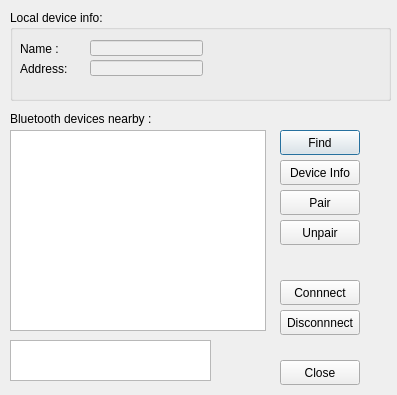
<?xml version="1.0" encoding="UTF-8"?>
<ui version="4.0">
 <class>BtConnector</class>
 <widget class="QDialog" name="BtConnector">
  <property name="geometry">
   <rect>
    <x>0</x>
    <y>0</y>
    <width>397</width>
    <height>395</height>
   </rect>
  </property>
  <property name="windowTitle">
   <string>Dialog</string>
  </property>
  <widget class="QListWidget" name="listDevicesNearby">
   <property name="geometry">
    <rect>
     <x>10</x>
     <y>130</y>
     <width>256</width>
     <height>201</height>
    </rect>
   </property>
  </widget>
  <widget class="QLabel" name="label">
   <property name="geometry">
    <rect>
     <x>10</x>
     <y>110</y>
     <width>161</width>
     <height>17</height>
    </rect>
   </property>
   <property name="text">
    <string>Bluetooth devices nearby :</string>
   </property>
  </widget>
  <widget class="QPushButton" name="buttonScan">
   <property name="geometry">
    <rect>
     <x>280</x>
     <y>130</y>
     <width>80</width>
     <height>25</height>
    </rect>
   </property>
   <property name="text">
    <string>Find</string>
   </property>
  </widget>
  <widget class="QPushButton" name="buttonPair">
   <property name="geometry">
    <rect>
     <x>280</x>
     <y>190</y>
     <width>80</width>
     <height>25</height>
    </rect>
   </property>
   <property name="text">
    <string>Pair</string>
   </property>
  </widget>
  <widget class="QPushButton" name="buttonDisconnect">
   <property name="geometry">
    <rect>
     <x>280</x>
     <y>310</y>
     <width>80</width>
     <height>25</height>
    </rect>
   </property>
   <property name="text">
    <string>Disconnnect</string>
   </property>
  </widget>
  <widget class="QPushButton" name="buttonRemoteDeviceInfo">
   <property name="geometry">
    <rect>
     <x>280</x>
     <y>160</y>
     <width>80</width>
     <height>25</height>
    </rect>
   </property>
   <property name="text">
    <string>Device Info</string>
   </property>
  </widget>
  <widget class="QLabel" name="label_localDevice">
   <property name="geometry">
    <rect>
     <x>10</x>
     <y>20</y>
     <width>381</width>
     <height>17</height>
    </rect>
   </property>
   <property name="text">
    <string/>
   </property>
  </widget>
  <widget class="QPushButton" name="buttonClose">
   <property name="geometry">
    <rect>
     <x>280</x>
     <y>360</y>
     <width>80</width>
     <height>25</height>
    </rect>
   </property>
   <property name="text">
    <string>Close</string>
   </property>
  </widget>
  <widget class="QGroupBox" name="groupBox">
   <property name="geometry">
    <rect>
     <x>10</x>
     <y>10</y>
     <width>381</width>
     <height>91</height>
    </rect>
   </property>
   <property name="title">
    <string>Local device info:</string>
   </property>
   <widget class="QLabel" name="label_2">
    <property name="geometry">
     <rect>
      <x>10</x>
      <y>30</y>
      <width>54</width>
      <height>17</height>
     </rect>
    </property>
    <property name="text">
     <string>Name :</string>
    </property>
   </widget>
   <widget class="QLabel" name="label_3">
    <property name="geometry">
     <rect>
      <x>10</x>
      <y>50</y>
      <width>54</width>
      <height>17</height>
     </rect>
    </property>
    <property name="text">
     <string>Address:</string>
    </property>
   </widget>
   <widget class="QLineEdit" name="lineEdit_name">
    <property name="enabled">
     <bool>false</bool>
    </property>
    <property name="geometry">
     <rect>
      <x>80</x>
      <y>30</y>
      <width>113</width>
      <height>16</height>
     </rect>
    </property>
   </widget>
   <widget class="QLineEdit" name="lineEdit_address">
    <property name="enabled">
     <bool>false</bool>
    </property>
    <property name="geometry">
     <rect>
      <x>80</x>
      <y>50</y>
      <width>113</width>
      <height>16</height>
     </rect>
    </property>
   </widget>
  </widget>
  <widget class="QTextEdit" name="textEdit">
   <property name="geometry">
    <rect>
     <x>10</x>
     <y>340</y>
     <width>201</width>
     <height>41</height>
    </rect>
   </property>
  </widget>
  <widget class="QPushButton" name="buttonUnpair">
   <property name="geometry">
    <rect>
     <x>280</x>
     <y>220</y>
     <width>80</width>
     <height>25</height>
    </rect>
   </property>
   <property name="text">
    <string>Unpair</string>
   </property>
  </widget>
  <widget class="QPushButton" name="buttonConnect">
   <property name="geometry">
    <rect>
     <x>280</x>
     <y>280</y>
     <width>80</width>
     <height>25</height>
    </rect>
   </property>
   <property name="text">
    <string>Connnect</string>
   </property>
  </widget>
 </widget>
 <resources/>
 <connections/>
 <slots>
  <signal>signal1()</signal>
 </slots>
</ui>
